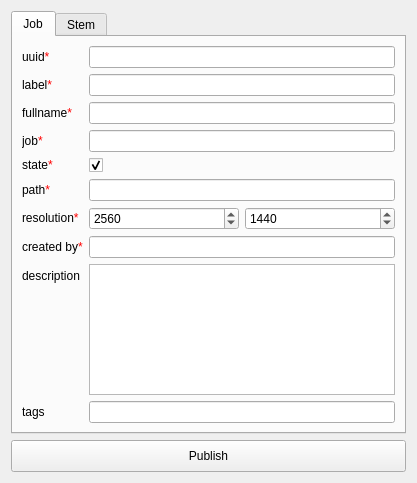
<?xml version="1.0" encoding="UTF-8"?>
<ui version="4.0">
 <class>Form</class>
 <widget class="QWidget" name="Form">
  <property name="geometry">
   <rect>
    <x>0</x>
    <y>0</y>
    <width>417</width>
    <height>483</height>
   </rect>
  </property>
  <property name="windowTitle">
   <string>Form</string>
  </property>
  <layout class="QVBoxLayout" name="mainLayout">
   <item>
    <widget class="QTabWidget" name="tabWidget">
     <property name="currentIndex">
      <number>0</number>
     </property>
     <widget class="QWidget" name="jobTabWidget">
      <attribute name="title">
       <string>Job</string>
      </attribute>
      <layout class="QFormLayout" name="formLayout">
       <item row="0" column="0">
        <widget class="QLabel" name="uuidLabel">
         <property name="text">
          <string>&lt;html&gt;&lt;head/&gt;&lt;body&gt;&lt;p&gt;&lt;span style=&quot; color:#000000;&quot;&gt;uuid&lt;/span&gt;&lt;span style=&quot; color:#ff0000;&quot;&gt;*&lt;/span&gt;&lt;/p&gt;&lt;/body&gt;&lt;/html&gt;</string>
         </property>
         <property name="textFormat">
          <enum>Qt::RichText</enum>
         </property>
        </widget>
       </item>
       <item row="0" column="1">
        <widget class="QLineEdit" name="uuidLineEdit">
         <property name="readOnly">
          <bool>true</bool>
         </property>
        </widget>
       </item>
       <item row="1" column="0">
        <widget class="QLabel" name="labelLabel">
         <property name="text">
          <string>&lt;html&gt;&lt;head/&gt;&lt;body&gt;&lt;p&gt;label&lt;span style=&quot; color:#ff0000;&quot;&gt;*&lt;/span&gt;&lt;/p&gt;&lt;/body&gt;&lt;/html&gt;</string>
         </property>
         <property name="textFormat">
          <enum>Qt::RichText</enum>
         </property>
        </widget>
       </item>
       <item row="1" column="1">
        <widget class="QLineEdit" name="labelLineEdit"/>
       </item>
       <item row="2" column="0">
        <widget class="QLabel" name="fullnameLabel">
         <property name="text">
          <string>&lt;html&gt;&lt;head/&gt;&lt;body&gt;&lt;p&gt;fullname&lt;span style=&quot; color:#ff0000;&quot;&gt;*&lt;/span&gt;&lt;/p&gt;&lt;/body&gt;&lt;/html&gt;</string>
         </property>
         <property name="textFormat">
          <enum>Qt::RichText</enum>
         </property>
        </widget>
       </item>
       <item row="2" column="1">
        <widget class="QLineEdit" name="fullnameLineEdit"/>
       </item>
       <item row="3" column="0">
        <widget class="QLabel" name="jobLabel">
         <property name="text">
          <string>&lt;html&gt;&lt;head/&gt;&lt;body&gt;&lt;p&gt;job&lt;span style=&quot; color:#ff0000;&quot;&gt;*&lt;/span&gt;&lt;/p&gt;&lt;/body&gt;&lt;/html&gt;</string>
         </property>
         <property name="textFormat">
          <enum>Qt::RichText</enum>
         </property>
        </widget>
       </item>
       <item row="3" column="1">
        <widget class="QLineEdit" name="jobLineEdit"/>
       </item>
       <item row="4" column="0">
        <widget class="QLabel" name="stateLabel">
         <property name="text">
          <string>&lt;html&gt;&lt;head/&gt;&lt;body&gt;&lt;p&gt;state&lt;span style=&quot; color:#ff0000;&quot;&gt;*&lt;/span&gt;&lt;/p&gt;&lt;/body&gt;&lt;/html&gt;</string>
         </property>
         <property name="textFormat">
          <enum>Qt::RichText</enum>
         </property>
        </widget>
       </item>
       <item row="4" column="1">
        <widget class="QCheckBox" name="stateCheckBox">
         <property name="text">
          <string/>
         </property>
         <property name="checked">
          <bool>true</bool>
         </property>
        </widget>
       </item>
       <item row="5" column="0">
        <widget class="QLabel" name="pathLabel">
         <property name="text">
          <string>&lt;html&gt;&lt;head/&gt;&lt;body&gt;&lt;p&gt;path&lt;span style=&quot; color:#ff0000;&quot;&gt;*&lt;/span&gt;&lt;/p&gt;&lt;/body&gt;&lt;/html&gt;</string>
         </property>
         <property name="textFormat">
          <enum>Qt::RichText</enum>
         </property>
        </widget>
       </item>
       <item row="5" column="1">
        <widget class="QLineEdit" name="pathLineEdit"/>
       </item>
       <item row="6" column="0">
        <widget class="QLabel" name="resolutionLabel">
         <property name="text">
          <string>&lt;html&gt;&lt;head/&gt;&lt;body&gt;&lt;p&gt;resolution&lt;span style=&quot; color:#ff0000;&quot;&gt;*&lt;/span&gt;&lt;/p&gt;&lt;/body&gt;&lt;/html&gt;</string>
         </property>
         <property name="textFormat">
          <enum>Qt::RichText</enum>
         </property>
        </widget>
       </item>
       <item row="6" column="1">
        <widget class="QWidget" name="resolutionWidget" native="true">
         <layout class="QHBoxLayout" name="horizontalLayout">
          <property name="leftMargin">
           <number>0</number>
          </property>
          <property name="topMargin">
           <number>0</number>
          </property>
          <property name="rightMargin">
           <number>0</number>
          </property>
          <property name="bottomMargin">
           <number>0</number>
          </property>
          <item>
           <widget class="QSpinBox" name="hResolutionSpinBox">
            <property name="maximum">
             <number>500000</number>
            </property>
            <property name="value">
             <number>2560</number>
            </property>
           </widget>
          </item>
          <item>
           <widget class="QSpinBox" name="vResolutionSpinBox">
            <property name="maximum">
             <number>500000</number>
            </property>
            <property name="value">
             <number>1440</number>
            </property>
           </widget>
          </item>
         </layout>
        </widget>
       </item>
       <item row="7" column="0">
        <widget class="QLabel" name="createdByLabel">
         <property name="text">
          <string>&lt;html&gt;&lt;head/&gt;&lt;body&gt;&lt;p&gt;created by&lt;span style=&quot; color:#ff0000;&quot;&gt;*&lt;/span&gt;&lt;/p&gt;&lt;/body&gt;&lt;/html&gt;</string>
         </property>
        </widget>
       </item>
       <item row="7" column="1">
        <widget class="QLineEdit" name="createdByLineEdit">
         <property name="readOnly">
          <bool>true</bool>
         </property>
        </widget>
       </item>
       <item row="8" column="0">
        <widget class="QLabel" name="descriptionLabel">
         <property name="text">
          <string>description</string>
         </property>
        </widget>
       </item>
       <item row="8" column="1">
        <widget class="QTextEdit" name="descriptionTextEdit"/>
       </item>
       <item row="9" column="0">
        <widget class="QLabel" name="tagsLabel">
         <property name="text">
          <string>tags</string>
         </property>
        </widget>
       </item>
       <item row="9" column="1">
        <widget class="QLineEdit" name="tagsLineEdit"/>
       </item>
      </layout>
     </widget>
     <widget class="QWidget" name="stemTabWidget">
      <attribute name="title">
       <string>Stem</string>
      </attribute>
     </widget>
    </widget>
   </item>
   <item>
    <widget class="QPushButton" name="publishButton">
     <property name="minimumSize">
      <size>
       <width>200</width>
       <height>32</height>
      </size>
     </property>
     <property name="text">
      <string>Publish</string>
     </property>
    </widget>
   </item>
  </layout>
 </widget>
 <resources/>
 <connections/>
</ui>
